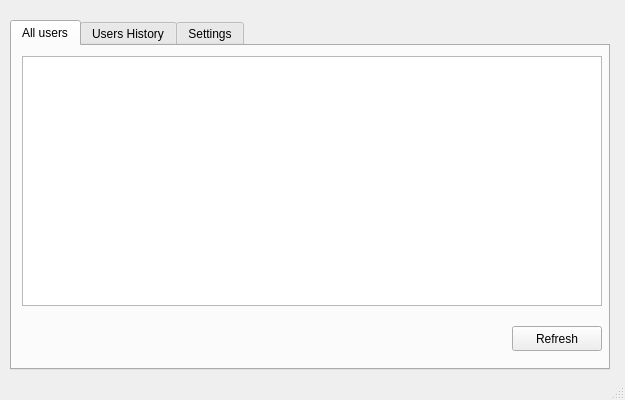
<?xml version="1.0" encoding="UTF-8"?>
<ui version="4.0">
 <class>MainWindow</class>
 <widget class="QMainWindow" name="MainWindow">
  <property name="geometry">
   <rect>
    <x>0</x>
    <y>0</y>
    <width>625</width>
    <height>400</height>
   </rect>
  </property>
  <property name="windowTitle">
   <string>MainWindow</string>
  </property>
  <widget class="QWidget" name="centralwidget">
   <widget class="QTabWidget" name="tabWidget">
    <property name="geometry">
     <rect>
      <x>10</x>
      <y>20</y>
      <width>600</width>
      <height>350</height>
     </rect>
    </property>
    <property name="currentIndex">
     <number>0</number>
    </property>
    <widget class="QWidget" name="widget">
     <property name="whatsThis">
      <string>&lt;html&gt;&lt;head/&gt;&lt;body&gt;&lt;p&gt;all clients&lt;/p&gt;&lt;/body&gt;&lt;/html&gt;</string>
     </property>
     <property name="accessibleName">
      <string/>
     </property>
     <attribute name="title">
      <string>All users</string>
     </attribute>
     <widget class="QTableView" name="users">
      <property name="geometry">
       <rect>
        <x>10</x>
        <y>10</y>
        <width>580</width>
        <height>250</height>
       </rect>
      </property>
     </widget>
     <widget class="QPushButton" name="pushButton">
      <property name="geometry">
       <rect>
        <x>500</x>
        <y>280</y>
        <width>90</width>
        <height>25</height>
       </rect>
      </property>
      <property name="text">
       <string>Refresh</string>
      </property>
     </widget>
    </widget>
    <widget class="QWidget" name="widget">
     <attribute name="title">
      <string>Users History</string>
     </attribute>
     <widget class="QTableView" name="history">
      <property name="geometry">
       <rect>
        <x>10</x>
        <y>10</y>
        <width>580</width>
        <height>250</height>
       </rect>
      </property>
     </widget>
     <widget class="QPushButton" name="pushButton_3">
      <property name="geometry">
       <rect>
        <x>500</x>
        <y>280</y>
        <width>90</width>
        <height>25</height>
       </rect>
      </property>
      <property name="text">
       <string>Refresh</string>
      </property>
     </widget>
    </widget>
    <widget class="QWidget" name="widget">
     <attribute name="title">
      <string>Settings</string>
     </attribute>
     <widget class="QLineEdit" name="lineEdit">
      <property name="geometry">
       <rect>
        <x>200</x>
        <y>50</y>
        <width>360</width>
        <height>25</height>
       </rect>
      </property>
     </widget>
     <widget class="QLineEdit" name="lineEdit_2">
      <property name="geometry">
       <rect>
        <x>200</x>
        <y>100</y>
        <width>360</width>
        <height>25</height>
       </rect>
      </property>
     </widget>
     <widget class="QLineEdit" name="lineEdit_3">
      <property name="geometry">
       <rect>
        <x>200</x>
        <y>150</y>
        <width>360</width>
        <height>25</height>
       </rect>
      </property>
     </widget>
     <widget class="QLabel" name="label">
      <property name="geometry">
       <rect>
        <x>50</x>
        <y>50</y>
        <width>460</width>
        <height>30</height>
       </rect>
      </property>
      <property name="text">
       <string>Database path</string>
      </property>
     </widget>
     <widget class="QLabel" name="label_2">
      <property name="geometry">
       <rect>
        <x>50</x>
        <y>100</y>
        <width>460</width>
        <height>30</height>
       </rect>
      </property>
      <property name="text">
       <string>IP address</string>
      </property>
     </widget>
     <widget class="QLabel" name="label_3">
      <property name="geometry">
       <rect>
        <x>50</x>
        <y>150</y>
        <width>460</width>
        <height>30</height>
       </rect>
      </property>
      <property name="text">
       <string>Port</string>
      </property>
     </widget>
     <widget class="QPushButton" name="pushButton_4">
      <property name="geometry">
       <rect>
        <x>500</x>
        <y>280</y>
        <width>90</width>
        <height>25</height>
       </rect>
      </property>
      <property name="text">
       <string>Quit</string>
      </property>
     </widget>
    </widget>
   </widget>
  </widget>
  <widget class="QStatusBar" name="statusbar"/>
 </widget>
 <resources/>
 <connections/>
</ui>
